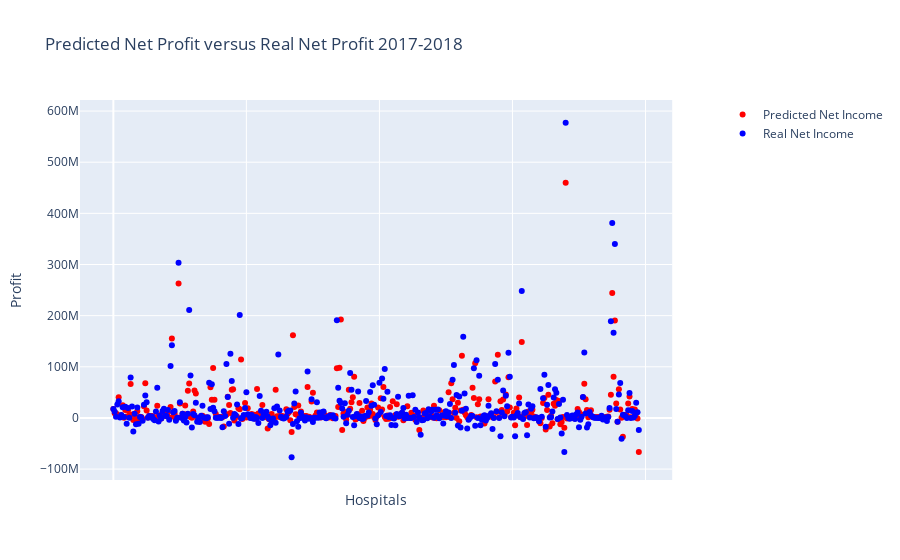

Notebook code for this chart:
### Markdown cell above
Analyzing the Regression

### Code cell
pred_net_income = []
for condition in current_conditions:
    pred_sum = 0
    for ind in range(len(coefficients)):
        pred_sum += coefficients[ind] * condition[ind]
    pred_net_income.append(pred_sum)

diff = statistics.median(future_net_income) - statistics.median(pred_net_income)
for val in range(len(pred_net_income)):
    pred_net_income[val] += diff
print(diff)

scalefactor = max(max(future_net_income), max(pred_net_income)) - min(min(future_net_income), min(pred_net_income))
# MSE
sum1 = 0
for val in range(len(pred_net_income)):
    sum1 += abs(pred_net_income[val] - future_net_income[val])**2 / scalefactor ** 2
print(sum1/len(pred_net_income))

fig = make_subplots(specs=[[{"secondary_y": True}]])

pred = go.Scatter(x = [x for x in range(len(pred_net_income))], y = pred_net_income,  mode = "markers", marker = dict(color = "red"), name = "Predicted Net Income")
fut = go.Scatter(x = [x for x in range(len(future_net_income))], y = future_net_income,  mode = "markers", marker = dict(color = "blue"), name = "Real Net Income")

fig.add_trace(pred)
fig.add_trace(fut)

fig.update_layout(title = "Predicted Net Profit versus Real Net Profit 2017-2018", yaxis1_title = "Profit", xaxis1_title = "Hospitals")
fig.update_xaxes(showticklabels=False)

### Figure 1 — Plotly figure (JSON) as saved in the notebook; plotly's stock layout.template omitted (floating-point values rounded to 4 significant figures; data arrays with more than 128 entries replaced by an {"elided": "..."} marker saying what was removed)
{"data": [{"marker": {"color": "red"}, "mode": "markers", "name": "Predicted Net Income", "type": "scatter", "x": {"elided": "396 int values"}, "y": {"elided": "396 float values"}}, {"marker": {"color": "blue"}, "mode": "markers", "name": "Real Net Income", "type": "scatter", "x": {"elided": "396 int values"}, "y": {"elided": "396 int values"}}], "layout": {"title": {"text": "Predicted Net Profit versus Real Net Profit 2017-2018"}, "xaxis": {"anchor": "y", "domain": [0, 0.94], "showticklabels": false, "title": {"text": "Hospitals"}}, "yaxis": {"anchor": "x", "domain": [0, 1], "title": {"text": "Profit"}}, "yaxis2": {"anchor": "x", "overlaying": "y", "side": "right"}}}
